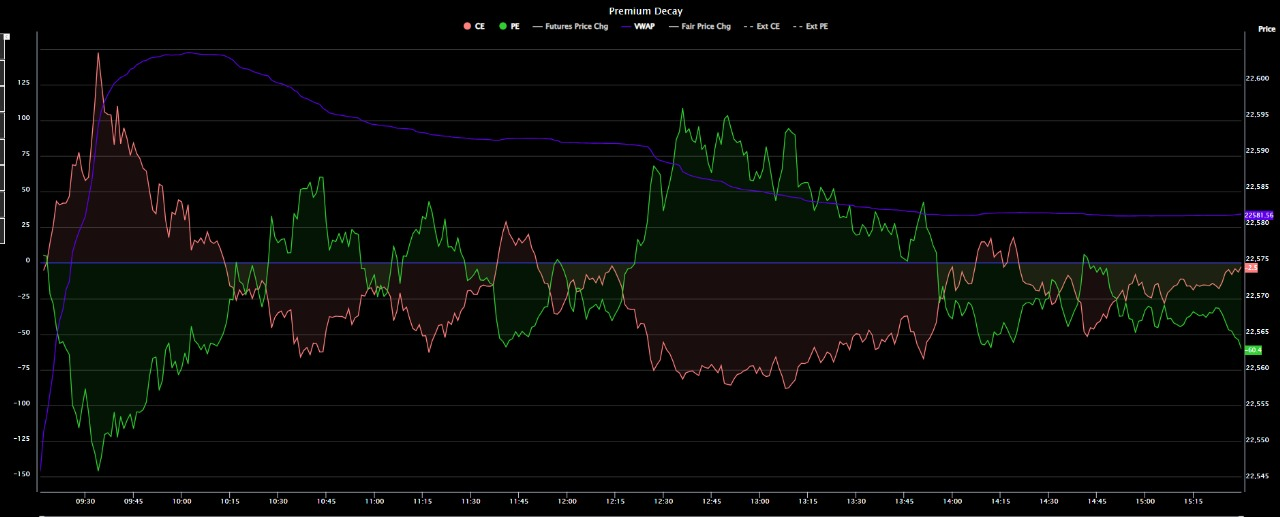
#> input picture price_line_alert/WhatsApp Image 2025-04-13 at 20.27.20_82b3269b.jpg, 1280 x 517 px
$ python testing.py
#> lines starting #> are read from the running program, lines starting #| are printed output that depends on the picture; after the words box and inside, x2 and y2 are one past the last pixel; in counts of white or black regions, pixels touching at a corner belong together
import cv2
import numpy as np
import matplotlib.pyplot as plt


def preprocess_mask(mask):
    kernel = np.ones((3, 3), np.uint8)
    return cv2.dilate(mask, kernel, iterations=2)  # Stronger dilation


def find_nearby_points(mask1, mask2, min_dist=5):
    """Detects intersections by proximity of contours instead of pixel-perfect overlap."""
    contours1, _ = cv2.findContours(mask1, cv2.RETR_EXTERNAL, cv2.CHAIN_APPROX_SIMPLE)
    contours2, _ = cv2.findContours(mask2, cv2.RETR_EXTERNAL, cv2.CHAIN_APPROX_SIMPLE)

    points1 = np.vstack([cnt.reshape(-1, 2) for cnt in contours1])
    points2 = np.vstack([cnt.reshape(-1, 2) for cnt in contours2])

    nearby = []
    for p1 in points1:
        dist = np.linalg.norm(points2 - p1, axis=1)
        min_dist_idx = np.argmin(dist)
        if dist[min_dist_idx] < min_dist:
            nearby.append(tuple(p1))
    return nearby


def detect_line_intersections(image_path, debug=False):
#> called with debug = True
    image = cv2.imread(image_path)
#> image is the input picture: shape (517, 1280, 3); mean B, G, R 6.6, 8.1, 7.5
    if image is None:
        raise ValueError(f"Image not found: {image_path}")
    hsv = cv2.cvtColor(image, cv2.COLOR_BGR2HSV)
#> hsv: shape (517, 1280, 3); mean H, S, V 23, 68.7, 10.7

    # Tuned HSV ranges
    purple_lower = np.array([110, 40, 40])
    purple_upper = np.array([160, 255, 255])

    red_lower1 = np.array([0, 70, 50])
    red_upper1 = np.array([10, 255, 255])
    red_lower2 = np.array([160, 70, 50])
    red_upper2 = np.array([180, 255, 255])

    green_lower = np.array([40, 40, 40])
    green_upper = np.array([85, 255, 255])

    red_mask = cv2.bitwise_or(
        cv2.inRange(hsv, red_lower1, red_upper1),
        cv2.inRange(hsv, red_lower2, red_upper2)
    )
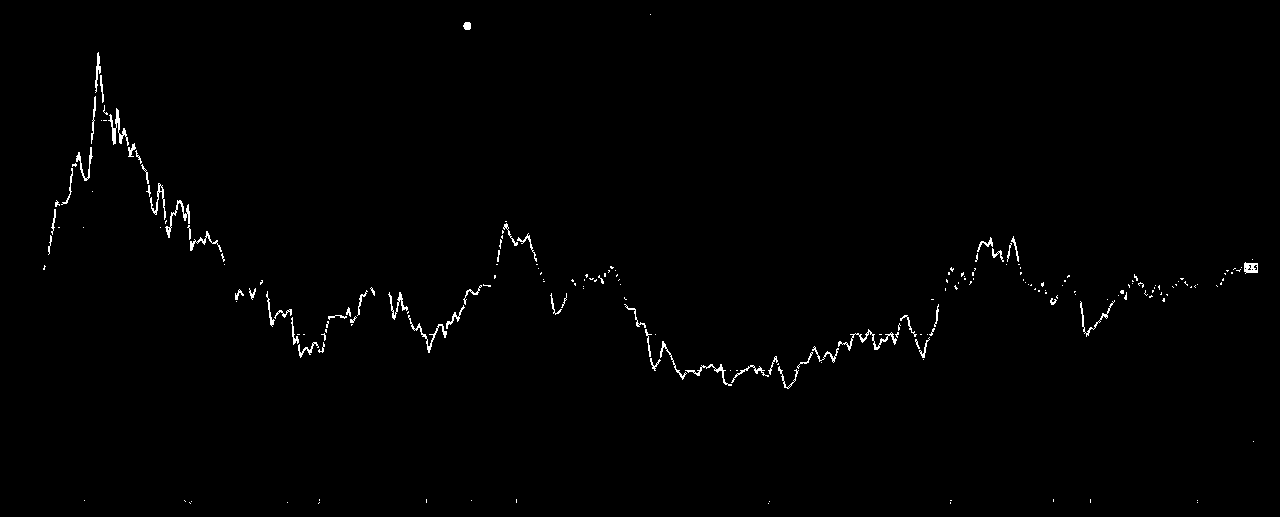
#> red_mask: shape (517, 1280); 0.79% white in thin lines or dots, all inside (x1, y1, x2, y2) = (43, 14, 1258, 504)
    green_mask = cv2.inRange(hsv, green_lower, green_upper)
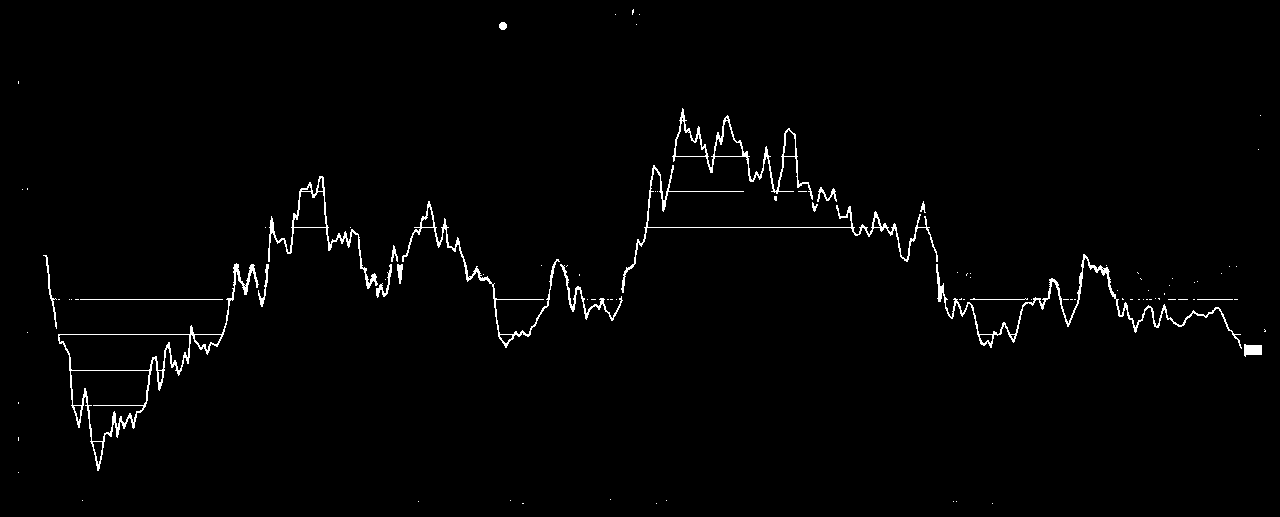
#> green_mask: shape (517, 1280); 1.5% white in thin lines or dots
    purple_mask = cv2.inRange(hsv, purple_lower, purple_upper)
#> purple_mask: shape (517, 1280); 0.98% white in thin lines or dots

    # Preprocess
    red_mask = preprocess_mask(red_mask)
#> in preprocess_mask, `return cv2.dilate(mask, kernel, iterations=2)`: returned value: shape (517, 1280); 3.1% white; 40 white regions, largest, box (x1, y1, x2, y2) and area: (46, 50, 227, 267) 5037, (622, 295, 941, 391) 5004, (264, 285, 377, 360) 1965
    green_mask = preprocess_mask(green_mask)
#> in preprocess_mask (call 2), `return cv2.dilate(mask, kernel, iterations=2)`: returned value: shape (517, 1280); 5.2% white; 38 white regions, largest, box (x1, y1, x2, y2) and area: (56, 106, 1264, 473) 32166, (41, 253, 62, 331) 549, (1191, 297, 1240, 302) 245
    purple_mask = preprocess_mask(purple_mask)
#> in preprocess_mask (call 3), `return cv2.dilate(mask, kernel, iterations=2)`:
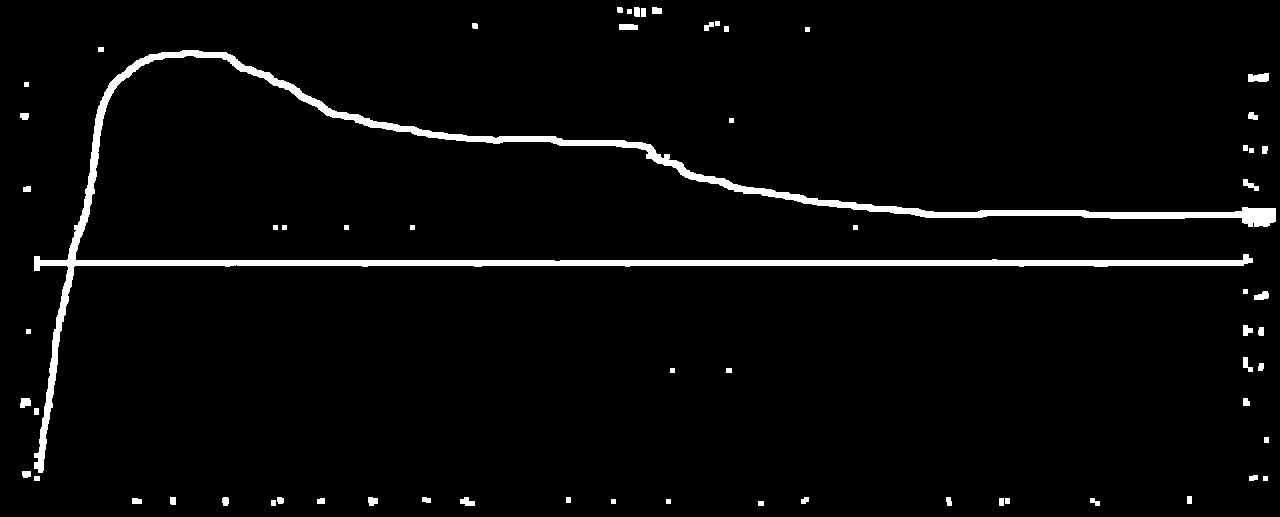
#> returned value: shape (517, 1280); 3.3% white; 64 white regions

    # Find intersections using proximity instead of exact overlap
    pr_intersections = find_nearby_points(purple_mask, red_mask)
#> in find_nearby_points, `contours1, _ = cv2.findContours(mask1, cv2.RETR_EXTERNAL, cv2.CHAIN_AP..`: contours1 = 64 contours, 17 with area under 20; largest, box (x1, y1, x2, y2) and area: (34, 50, 1276, 473) 16067, (1248, 73, 1269, 82) 132, (619, 24, 638, 30) 86, (1254, 291, 1269, 300) 78, (20, 398, 31, 408) 72
#> in find_nearby_points, `contours2, _ = cv2.findContours(mask2, cv2.RETR_EXTERNAL, cv2.CHAIN_AP..`: contours2 = 40 contours, 7 with area under 20; largest, box (x1, y1, x2, y2) and area: (622, 295, 941, 391) 4432, (46, 50, 227, 267) 4415, (264, 285, 377, 360) 1712, (386, 282, 493, 355) 1555, (1078, 272, 1170, 339) 1116
#> in find_nearby_points, `points1 = np.vstack([cnt.reshape(-1, 2) for cnt in contours1])`: points1 = 1327 pairs, first value 20 to 1275, second value 7 to 505
#> in find_nearby_points, `points2 = np.vstack([cnt.reshape(-1, 2) for cnt in contours2])`: points2 = 2376 pairs, first value 41 to 1259, second value 12 to 505
#> the loop in find_nearby_points, `for p1 in points1:` made 1327 passes
#> (p1, min_dist_idx) on passes 1 to 3: ([758, 501], 6), ([758, 505], 7), ([763, 505], 7)
#> after the loop in find_nearby_points, `for p1 in points1:`: nearby = 168 pairs, first value 39 to 1252, second value 13 to 505
#> pr_intersections has the same summary as nearby in find_nearby_points
    pg_intersections = find_nearby_points(purple_mask, green_mask)
#> in find_nearby_points (call 2), `contours2, _ = cv2.findContours(mask2, cv2.RETR_EXTERNAL, cv2.CHAIN_AP..`: contours2 = 38 contours, 22 with area under 20; largest, box (x1, y1, x2, y2) and area: (56, 106, 1264, 473) 46128, (41, 253, 62, 331) 460, (1191, 297, 1240, 302) 192, (497, 20, 509, 32) 113, (964, 271, 973, 280) 56
#> the loop in find_nearby_points (call 2), `for p1 in points1:` made 1327 passes
#> (p1, min_dist_idx) on passes 1 to 3: ([758, 501], 22), ([758, 505], 22), ([763, 505], 22)
#> pg_intersections = 199 pairs, first value 20 to 1263, second value 7 to 505
    gr_intersections = find_nearby_points(green_mask, red_mask)
#> in find_nearby_points (call 3), `contours1, _ = cv2.findContours(mask1, cv2.RETR_EXTERNAL, cv2.CHAIN_AP..`: contours1 has the same summary as contours2
#> in find_nearby_points (call 3), `contours2, _ = cv2.findContours(mask2, cv2.RETR_EXTERNAL, cv2.CHAIN_AP..`: contours2 = 40 contours, 7 with area under 20; largest, box (x1, y1, x2, y2) and area: (622, 295, 941, 391) 4432, (46, 50, 227, 267) 4415, (264, 285, 377, 360) 1712, (386, 282, 493, 355) 1555, (1078, 272, 1170, 339) 1116
#> gr_intersections = 394 pairs, first value 42 to 1238, second value 253 to 505

    intersections = {
        "Purple-Red": len(pr_intersections),
        "Purple-Green": len(pg_intersections),
        "Green-Red": len(gr_intersections),
    }
#> intersections = {'Purple-Red': 168, 'Purple-Green': 199, 'Green-Red': 394}

    overlay = image.copy()
    for pt in pr_intersections:
        cv2.circle(overlay, pt, 4, (255, 0, 0), -1)
#> this loop made 168 passes
#> pt on passes 1 to 3: (763, 505), (763, 501), (1090, 498)
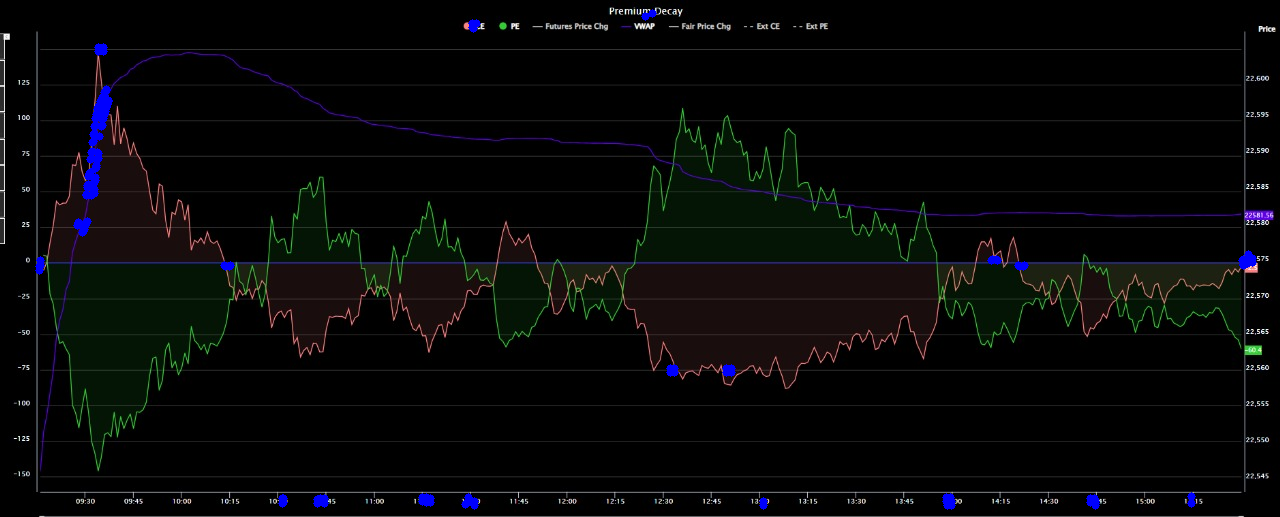
#> overlay: shape (517, 1280, 3); 0.61% of pixels changed, all inside (x1, y1, x2, y2) = (35, 9, 1257, 510)
    for pt in pg_intersections:
        cv2.circle(overlay, pt, 4, (0, 255, 255), -1)
#> this loop made 199 passes
#> pt on passes 1 to 3: (666, 499), (666, 503), (670, 503)
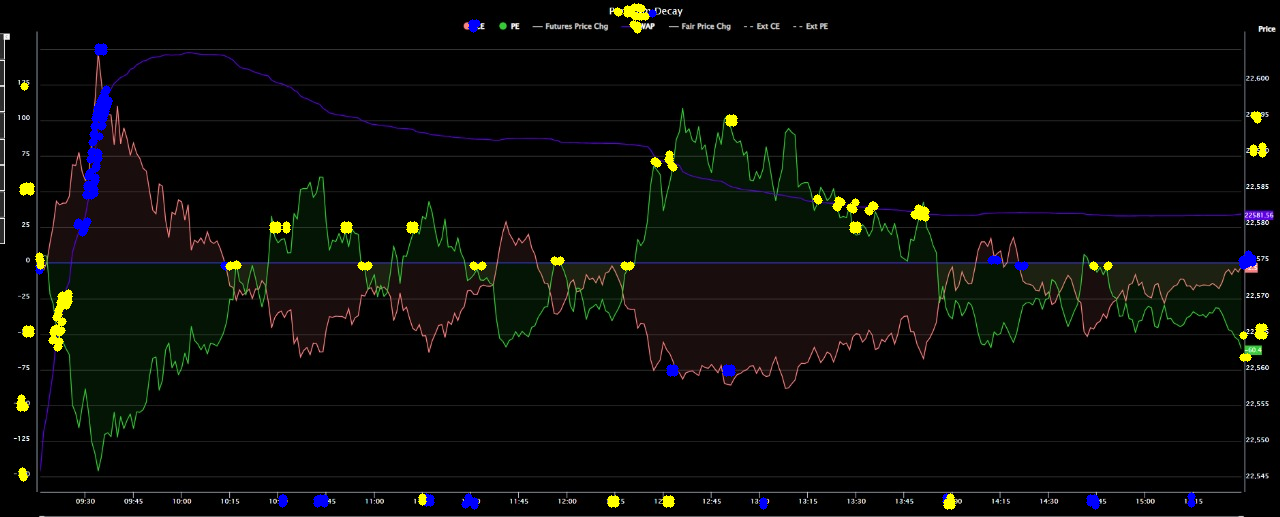
#> overlay: shape (517, 1280, 3); 0.79% of pixels changed, all inside (x1, y1, x2, y2) = (16, 3, 1268, 510)
    for pt in gr_intersections:
        cv2.circle(overlay, pt, 4, (0, 0, 255), -1)
#> this loop made 394 passes
#> pt on passes 1 to 3: (520, 501), (520, 505), (951, 499)
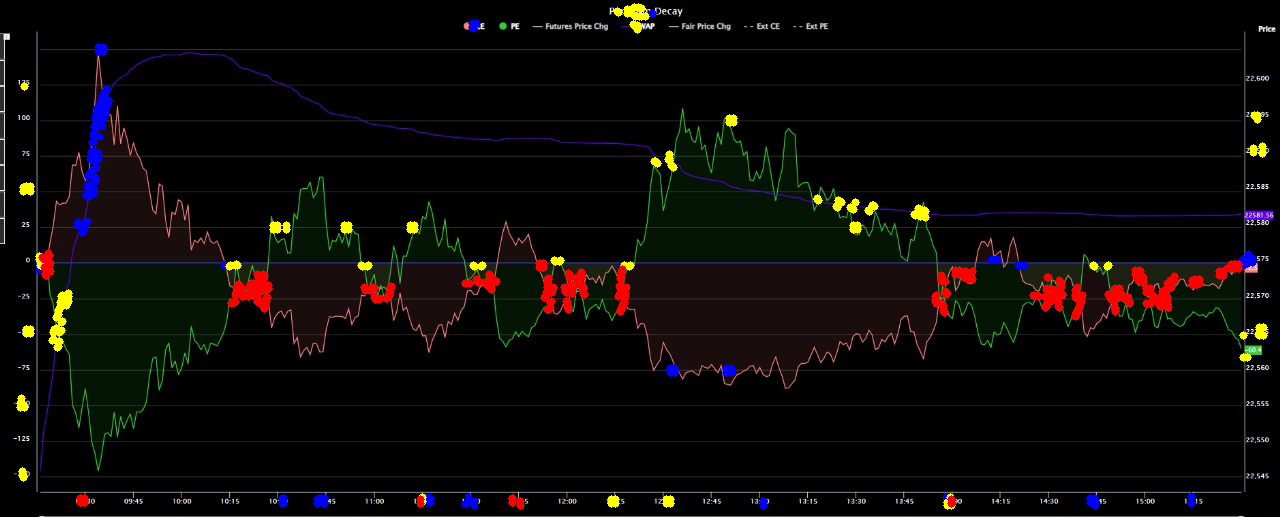
#> overlay: shape (517, 1280, 3); 1.21% of pixels changed, all inside (x1, y1, x2, y2) = (38, 249, 1243, 510)

    if debug:
        fig, axs = plt.subplots(2, 2, figsize=(16, 9))
        axs[0, 0].imshow(red_mask, cmap='gray')
        axs[0, 0].set_title("Red Mask")

        axs[0, 1].imshow(green_mask, cmap='gray')
        axs[0, 1].set_title("Green Mask")

        axs[1, 0].imshow(purple_mask, cmap='gray')
        axs[1, 0].set_title("Purple Mask")

        axs[1, 1].imshow(cv2.cvtColor(overlay, cv2.COLOR_BGR2RGB))
        axs[1, 1].set_title("Detected Intersections")

        for ax in axs.flat:
            ax.axis('off')
        plt.tight_layout()
        plt.show()
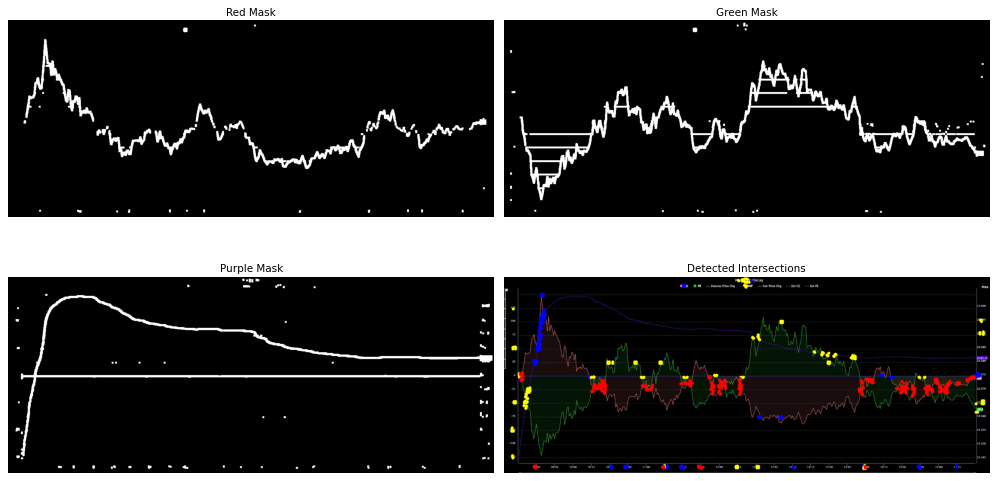
#> figure drawn by matplotlib, 4 panels

    return intersections, overlay
results, _ = detect_line_intersections("WhatsApp Image 2025-04-13 at 20.27.20_82b3269b.jpg", debug=True)
#> results has the same summary as intersections in detect_line_intersections
print(results)
#| {'Purple-Red': 168, 'Purple-Green': 199, 'Green-Red': 394}
